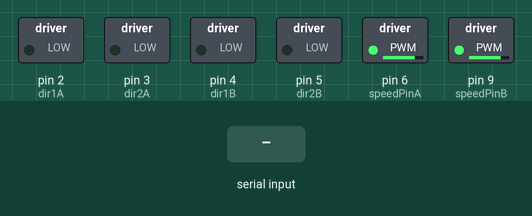
The sketch below on a simulated Arduino Uno, built with avr-gcc and run on an emulated ATmega328P. On the bench: switched loads named in the sketch (green lamp = pin HIGH). The test bench sets the inputs (shaded band). What the sketch prints to the serial monitor is not drawn.

Above: at 1.2 s.
1.3 s: "2" received over Serial
At 1.51 s:
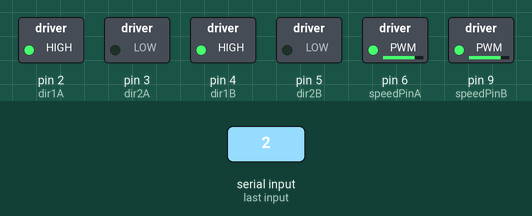
3.2 s: "6" received over Serial
At 3.41 s:
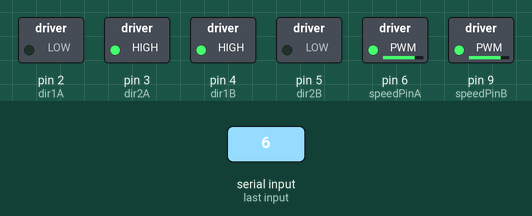
5.1 s: "4" received over Serial
At 5.31 s:
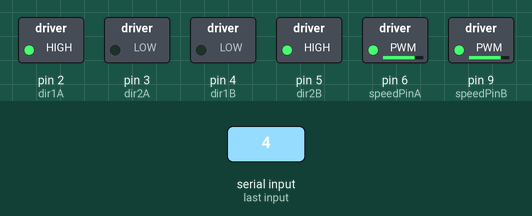
7.0 s: "8" received over Serial
At 7.21 s:
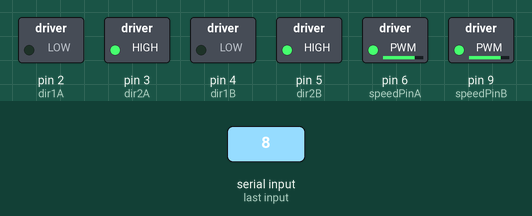
Timing chart, 0 to 9.9 s (numbered marks = the images above; inputs shaded):
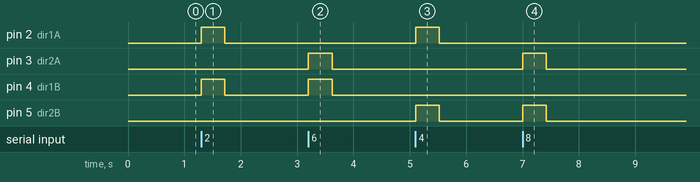

Measured:
- after the input at 1.3 s, pin 2 (dir1A), pin 4 (dir1B): LOW → HIGH at once, → LOW 0.42 s later
- after the input at 3.2 s, pin 3 (dir2A), pin 4 (dir1B): LOW → HIGH at once, → LOW 0.42 s later
- after the input at 5.1 s, pin 2 (dir1A), pin 5 (dir2B): LOW → HIGH at once, → LOW 0.42 s later
- after the input at 7.0 s, pin 3 (dir2A), pin 5 (dir2B): LOW → HIGH at once, → LOW 0.42 s later

The sketch:

robot_car.ino
```cpp
#include <Wire.h>
#include<stdio.h>
#include<stdbool.h>


int dir1A=2;
int dir2A=3;
int dir1B=4;
int dir2B=5;
int speedPinA=6;
int speedPinB=9;
int mSpeed=200;

char incoming=0;

#define MOTOR_GO_FORWARD{digitalWrite(dir1A, HIGH);digitalWrite(dir2A, LOW);digitalWrite(dir1B, HIGH);digitalWrite(dir2B, LOW);analogWrite(speedPinA, mSpeed);analogWrite(speedPinB, mSpeed);}
#define MOTOR_GO_LEFT{digitalWrite(dir1A, LOW);digitalWrite(dir2A, HIGH);digitalWrite(dir1B, HIGH);digitalWrite(dir2B, LOW); analogWrite(speedPinA, mSpeed);analogWrite(speedPinB, mSpeed);}
#define MOTOR_GO_RIGHT{digitalWrite(dir1A, HIGH);digitalWrite(dir2A, LOW);digitalWrite(dir1B, LOW);digitalWrite(dir2B, HIGH); analogWrite(speedPinA, mSpeed);analogWrite(speedPinB, mSpeed);}
#define MOTOR_GO_BACK{digitalWrite(dir1A, LOW);digitalWrite(dir2A, HIGH);digitalWrite(dir1B, LOW);digitalWrite(dir2B, HIGH); analogWrite(speedPinA, mSpeed);analogWrite(speedPinB, mSpeed);}
#define MOTOR_GO_STOP{digitalWrite(dir1A, LOW);digitalWrite(dir2A, LOW);digitalWrite(dir1B, LOW);digitalWrite(dir2B, LOW);analogWrite(speedPinA, mSpeed);analogWrite(speedPinB, mSpeed);}

enum DN
{
  GO_ADVANCE,
  GO_LEFT,
  GO_RIGHT,
  GO_BACK,
  STOP_STOP,
  DEF
}

Drive_Num=DEF;
bool flag1=false;
bool stopFlag = true;
bool JogFlag = false;
uint16_t JogTimeCnt = 0;
uint32_t JogTime=0;

//#define MAX_PACKETSIZE 32
//char buffUART[MAX_PACKETSIZE];
//unsigned int buffUARTIndex = 0;
//unsigned long preUARTTick = 0;


void UART_Control(){
if(Serial.available()){
  char Uart_Date = Serial.read();

//    if(buffUARTIndex > 0 && (millis() - preUARTTick >= 100))
//    { //data ready
//        buffUART[buffUARTIndex] = 0x00;
//        if((buffUART[0]=='C') && (buffUART[1]=='M') && (buffUART[2]=='D'))
//        {
//            ;
//        }
//        else Uart_Date=buffUART[0];
//        buffUARTIndex = 0;
//    }
    switch (Uart_Date)
    {
      case '2': Drive_Num=GO_ADVANCE;Serial.print(Uart_Date);break;
      case '6': Drive_Num=GO_LEFT; Serial.print(Uart_Date);break;
      case '4': Drive_Num=GO_RIGHT;Serial.print(Uart_Date); break;
      case '8': Drive_Num=GO_BACK; Serial.print(Uart_Date);break;
      default:Serial.print(Uart_Date);break;
    }
     }
}


void CAR_Control()
{
    switch (Drive_Num)
    {
      case GO_ADVANCE:MOTOR_GO_FORWARD;JogFlag = true;JogTimeCnt = 1;JogTime=millis();break;
      case GO_LEFT: MOTOR_GO_LEFT;JogFlag = true;JogTimeCnt = 1;JogTime=millis();break;
      case GO_RIGHT:MOTOR_GO_RIGHT;JogFlag = true;JogTimeCnt = 1;JogTime=millis();break;
      case GO_BACK:MOTOR_GO_BACK;JogFlag = true;JogTimeCnt = 1;JogTime=millis();break;
      case STOP_STOP: MOTOR_GO_STOP;JogTime = 0;JogFlag=false;stopFlag=true;break;
      default:break;
    }
    Drive_Num=DEF;
    if(millis()-JogTime>=210)
    {
      JogTime=millis();
      if(JogFlag == true)
      {
        stopFlag = false;
        if(JogTimeCnt <= 0)
        {
          JogFlag = false; stopFlag = true;
        }
        JogTimeCnt--;
      }
      if(stopFlag == true)
      {
        JogTimeCnt=0;
        MOTOR_GO_STOP;
      }
    }
}

void setup() {
  // put your setup code here, to run once:
  Serial.begin(9600);
  pinMode(dir1A, OUTPUT);
  pinMode(dir2A, OUTPUT);
  pinMode(dir1B, OUTPUT);
  pinMode(dir2B, OUTPUT);
  pinMode(speedPinA, OUTPUT);
  pinMode(speedPinB, OUTPUT);
  MOTOR_GO_STOP;
  delay(10);

}

void loop() {
  // put your main code here, to run repeatedly:
  UART_Control();
  CAR_Control();

}
```
